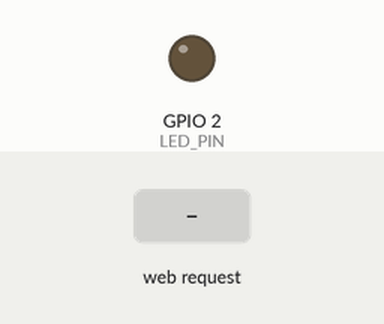
Simulated run of this sketch. Board: ESP32. Shown: output pins drawn as LEDs (lit = HIGH). Inputs (shaded band) come from the test bench. WiFi joins after 1.5 s; servers stay silent unless stated; what the sketch prints to the serial monitor is not drawn.

Above: at 2.7 s.
2.8 s: HTTP request GET /led?state=ON received
At 3.1 s:
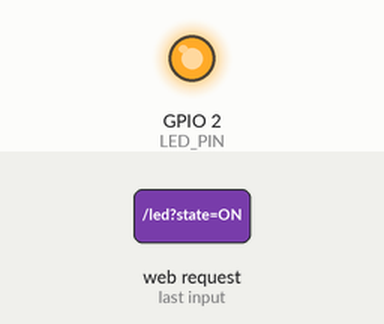
4.3 s: HTTP request GET /led?state=OFF received
At 5.4 s:
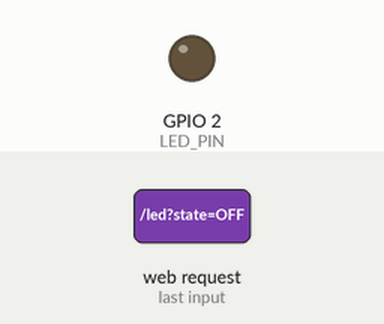
Timing chart, 0 to 7.3 s (numbered marks = the images above; inputs shaded):
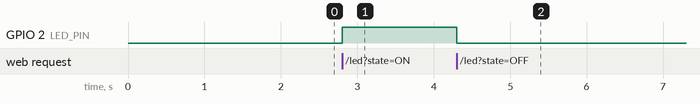

Measured:
- after the input at 2.8 s, GPIO 2 (LED_PIN): LOW → HIGH at once
- after the input at 4.3 s, GPIO 2 (LED_PIN): HIGH → LOW at once

The sketch:

IOT_using_mqtt_webdashboard.ino
```cpp
#include <WiFi.h>
#include <WebServer.h>
#include "DHT.h"

const char* ssid = "YOUR_WIFI_NAME";
const char* password = "YOUR_WIFI_PASSWORD";

#define LED_PIN 2
#define DHT_PIN 4
#define DHT_TYPE DHT11

DHT dht(DHT_PIN, DHT_TYPE);
WebServer server(80);

const char webpage[] PROGMEM = R"rawliteral(
<!DOCTYPE html>
<html>
<head>
  <meta name="viewport" content="width=device-width, initial-scale=1">
  <title>ESP32 IoT Control</title>

  <style>
    body {
      font-family: Arial;
      text-align: center;
      background: #f2f2f2;
      margin-top: 50px;
    }

    .box {
      background: white;
      width: 320px;
      margin: auto;
      padding: 25px;
      border-radius: 15px;
      box-shadow: 0 4px 10px rgba(0,0,0,0.2);
    }

    button {
      width: 120px;
      padding: 15px;
      margin: 10px;
      border: none;
      border-radius: 8px;
      font-size: 18px;
      cursor: pointer;
    }

    .on {
      background: #28a745;
      color: white;
    }

    .off {
      background: #dc3545;
      color: white;
    }

    .temperature {
      font-size: 35px;
      font-weight: bold;
      margin: 20px;
    }
  </style>
</head>

<body>

<div class="box">

  <h1>ESP32 IoT Control</h1>

  <h2>LED Control</h2>

  <button class="on" onclick="ledControl('ON')">
    ON
  </button>

  <button class="off" onclick="ledControl('OFF')">
    OFF
  </button>

  <p id="ledStatus">LED Status: Unknown</p>

  <hr>

  <h2>Temperature</h2>

  <div class="temperature">
    <span id="temperature">--</span> °C
  </div>

</div>

<script>

function ledControl(state) {

  fetch("/led?state=" + state)
    .then(response => response.text())
    .then(data => {

      document.getElementById("ledStatus").innerHTML =
        "LED Status: " + data;

    });

}

function updateTemperature() {

  fetch("/temperature")
    .then(response => response.text())
    .then(data => {

      document.getElementById("temperature").innerHTML = data;

    });

}

// Update temperature every 2 seconds
setInterval(updateTemperature, 2000);

// Read immediately
updateTemperature();

</script>

</body>
</html>
)rawliteral";

void handleRoot() {

  server.send(200, "text/html", webpage);

}

void handleLED() {

  if (!server.hasArg("state")) {
    server.send(400, "text/plain", "Missing state");
    return;
  }

  String state = server.arg("state");

  if (state == "ON") {

    digitalWrite(LED_PIN, HIGH);
    server.send(200, "text/plain", "ON");

  }

  else if (state == "OFF") {

    digitalWrite(LED_PIN, LOW);
    server.send(200, "text/plain", "OFF");

  }

  else {

    server.send(400, "text/plain", "Invalid state");

  }

}

void handleTemperature() {

  float temperature = dht.readTemperature();

  if (isnan(temperature)) {

    server.send(500, "text/plain", "Sensor Error");
    return;

  }

  server.send(200, "text/plain", String(temperature, 1));

}

void setup() {

  Serial.begin(115200);

  pinMode(LED_PIN, OUTPUT);
  digitalWrite(LED_PIN, LOW);

  dht.begin();

  Serial.println();
  Serial.println("Connecting to WiFi...");

  WiFi.begin(ssid, password);

  while (WiFi.status() != WL_CONNECTED) {

    delay(500);
    Serial.print(".");

  }

  Serial.println();
  Serial.println("WiFi Connected!");

  Serial.print("ESP32 IP Address: ");
  Serial.println(WiFi.localIP());

  server.on("/", handleRoot);
  server.on("/led", handleLED);
  server.on("/temperature", handleTemperature);

  server.begin();

  Serial.println("Web server started!");

}

void loop() {

  server.handleClient();

}
```
